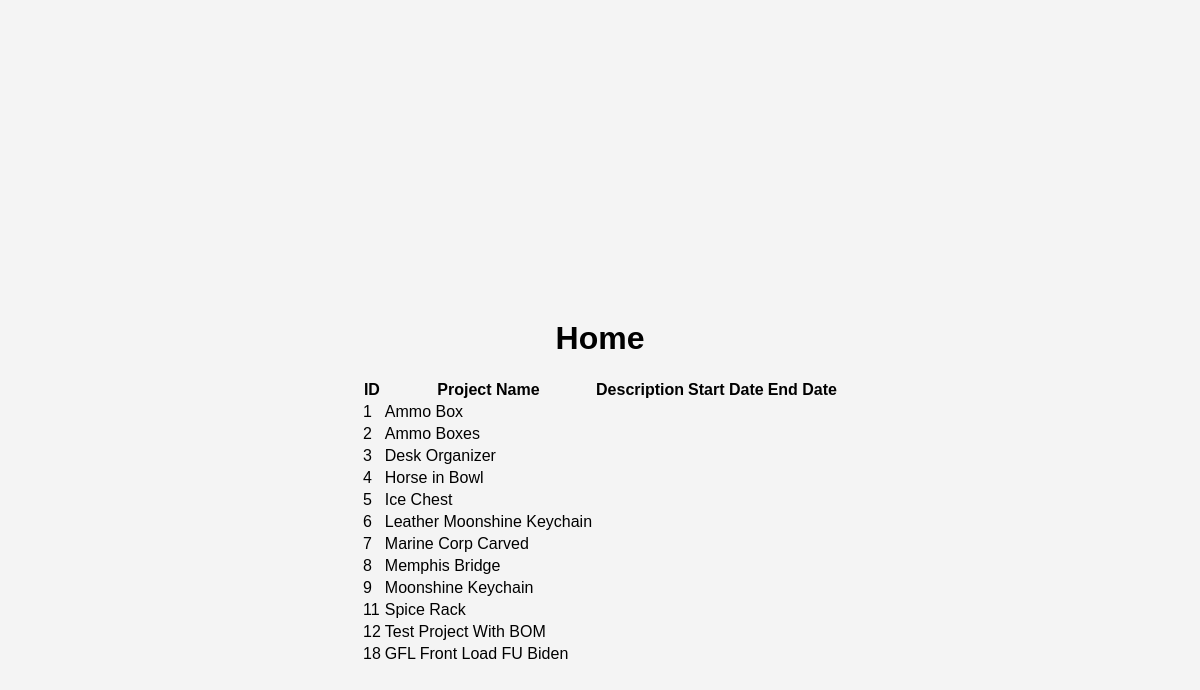
The page /public/index.php on the database its author committed.
### tables this page shows
CREATE TABLE `projects` (
  `project_name` varchar(255) NOT NULL,
  `design_date` date NOT NULL,
  `customer_name` varchar(255) NOT NULL,
  `laser_time` int(4) NOT NULL,
  `labor_hours` int(4) NOT NULL,
  `file_upload` varchar(255) NOT NULL,
  `design_file` varchar(255) NOT NULL,
  `image_upload` varchar(255) NOT NULL,
  `due_date` date NOT NULL,
  `project_description` text NOT NULL,
  `router_time` int(4) NOT NULL,
  `id` int(11) NOT NULL
);

### Controllers/ProjectController.php (called while the page is built, shortened)
<?php
class ProjectController {
    private $database;
    public function __construct($database) {
        $this->database = $database;
    }
    public function listProjects() {
        $query = "SELECT * FROM projects";
        $stmt = $this->database->getConnection()->prepare($query);
        $stmt->execute();
        return $stmt->fetchAll(PDO::FETCH_ASSOC);
    }
}
?>

### Models/Database.php (called while the page is built, shortened)
<?php
class Database {
    private $host;
    private $user;
    private $password;
    private $dbname;
    private $conn;
    public function __construct($host, $user, $password, $dbname) {
        $this->host = $host;
        $this->user = $user;
        $this->password = $password;
        $this->dbname = $dbname;
        $this->conn = null;
    }
    public function getConnection() {
        if ($this->conn === null) {
            try {
                $this->conn = new PDO(
                    "mysql:host={$this->host};dbname={$this->dbname}",
                    $this->user,
                    $this->password
                );
                $this->conn->setAttribute(PDO::ATTR_ERRMODE, PDO::ERRMODE_EXCEPTION);
            } catch (PDOException $e) {
                error_log("Database connection failed: " . $e->getMessage());
                throw new \Exception("Database connection failed.");
            }
        }
        return $this->conn;
    }
}
?>

### public/index.php (the view, shortened to what this page needs)
<?php
require_once BASE_PATH . '/Models/Database.php';
require_once BASE_PATH . '/Controllers/ProjectController.php';
$database = new Database(DB_HOST, DB_NAME, DB_USER, DB_PASS);
$controller = new ProjectController($database);
$results = $controller->listProjects();
?>
<!DOCTYPE html>
<html lang="en">
<head>
    <link rel="stylesheet" href="<?php echo BASE_URL; ?>/styles.css">
</head>
<body>
    <h1>Home</h1>
    <div id="results">
        <?php if (!empty($results)): ?>
            <table>
                <thead>
                    <tr>
                        <th>ID</th>
                        <th>Project Name</th>
                        <th>Description</th>
                        <th>Start Date</th>
                        <th>End Date</th>
                    </tr>
                </thead>
                <tbody>
                    <?php foreach ($results as $row): ?>
                        <tr>
                            <td><?php echo htmlspecialchars($row['id']); ?></td>
                            <td><?php echo htmlspecialchars($row['project_name']); ?></td>
                            <td><?php echo htmlspecialchars($row['description']); ?></td>
                            <td><?php echo htmlspecialchars($row['start_date']); ?></td>
                            <td><?php echo htmlspecialchars($row['end_date']); ?></td>
                        </tr>
                    <?php endforeach; ?>
                </tbody>
            </table>
        <?php else: ?>
            <p>No projects found.</p>
        <?php endif; ?>
    </div>
</body>
</html>

### styles.css (style rules this page uses)
body { font-family: Arial, sans-serif; margin: 0; padding: 0; background-color: #f4f4f4; display: flex; flex-direction: column; align-items: center; height: 100vh; margin-top: 160px; padding-top: 60px; }
h1 { text-align: center; margin-top: 100px; }

### rows shown on the page
projects: id "1", project_name "Ammo Box"
projects: id "2", project_name "Ammo Boxes"
projects: id "3", project_name "Desk Organizer"
projects: id "4", project_name "Horse in Bowl"
projects: id "5", project_name "Ice Chest"
projects: id "6", project_name "Leather Moonshine Keychain"
projects: id "7", project_name "Marine Corp Carved"
projects: id "8", project_name "Memphis Bridge"
projects: id "9", project_name "Moonshine Keychain"
projects: id "11", project_name "Spice Rack"
projects: id "12", project_name "Test Project With BOM"
projects: id "18", project_name "GFL Front Load FU Biden"
